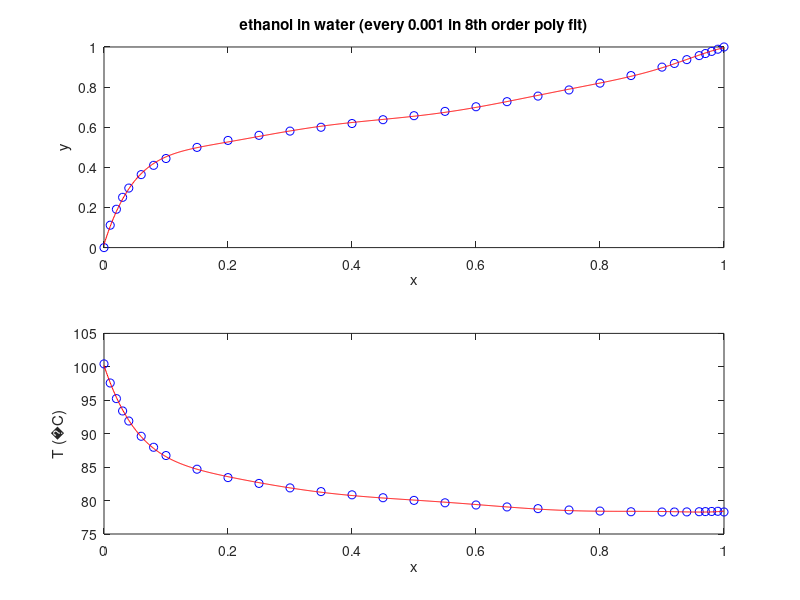

This figure's MATLAB source:
% http://vle-calc.com/
% P = 1 atm = 1.01325 bar
% TEMPERATURE 	x1 (ethanol) 	y1 (ethanol)
% deg C 	mol/mol 	mol/mol
d = [100.441 	0 	0
97.5835 	0.01 	0.11164
95.2475 	0.02 	0.191085
93.3981 	0.03 	0.250545
91.8976 	0.04 	0.296722
89.6158 	0.06 	0.363756
87.9707 	0.08 	0.410054
86.7354 	0.1 	0.443975
84.6893 	0.15 	0.499492
83.4351 	0.2 	0.534207
82.5642 	0.25 	0.559613
81.8956 	0.3 	0.58066
81.3415 	0.35 	0.599826
80.8581 	0.4 	0.618502
80.4235 	0.45 	0.637544
80.0272 	0.5 	0.65754
79.6653 	0.55 	0.678934
79.3377 	0.6 	0.702102
79.0464 	0.65 	0.727396
78.7948 	0.7 	0.755173
78.5876 	0.75 	0.785817
78.4299 	0.8 	0.819759
78.3276 	0.85 	0.857498
78.2876 	0.9 	0.899622
78.2906 	0.92 	0.917853
78.3052 	0.94 	0.936949
78.332 	0.96 	0.956964
78.3501 	0.97 	0.967335
78.3715 	0.98 	0.977959
78.3962 	0.99 	0.988845
78.2929 	1 	1];

T = d(:,1);
x = d(:,2);
y = d(:,3);

n = 8;

xp = linspace(0,1,1000);

% *** IMPROVE: for getX and getY, only need to fit input data through
% *** max x,y seen in distillation
% 
% *** also maybe fit deviation from x=y diagonal for easier poly fit...

% *** IMPROVE: for getX2 during distill know direction x,y moving, so
% *** start from last solution to new solution & only from start on reset,
% *** where can also use better method of solution

coef = polyfit(x,y,n)
yp = polyval(coef,xp);
subplot(2,1,1), plot(x,y,'bo',xp,yp,'r'),
title('ethanol in water (every 0.001 in 8th order poly fit)'),
xlabel('x'),ylabel('y')

coefT = polyfit(x,T,n)
Tp = polyval(coefT,xp);
subplot(2,1,2), plot(x,T,'bo',xp,Tp,'r'), xlabel('x'),ylabel('T (�C)')
